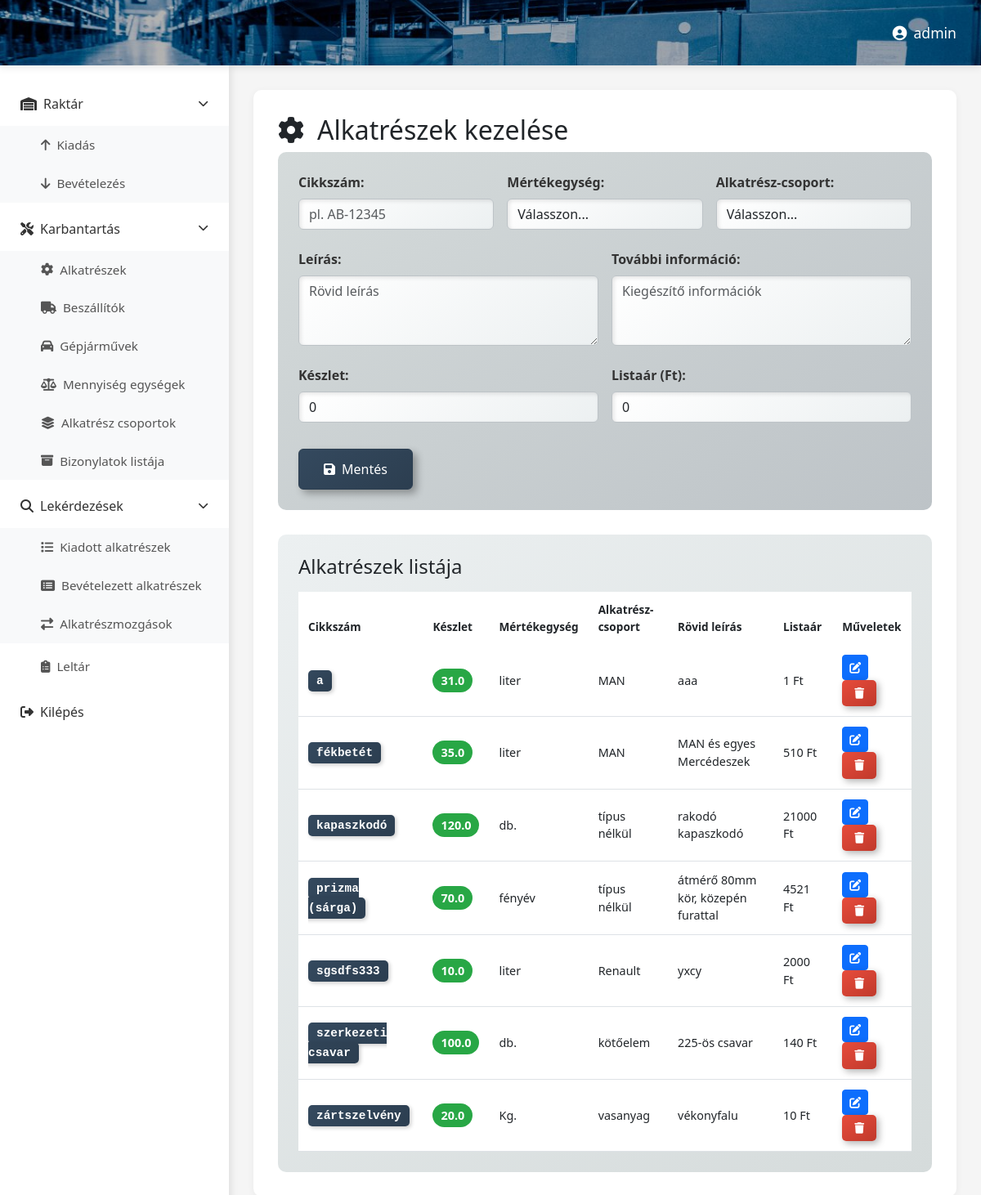
/alkatresz/ (signed in), run on an earlier commit of the app's database.
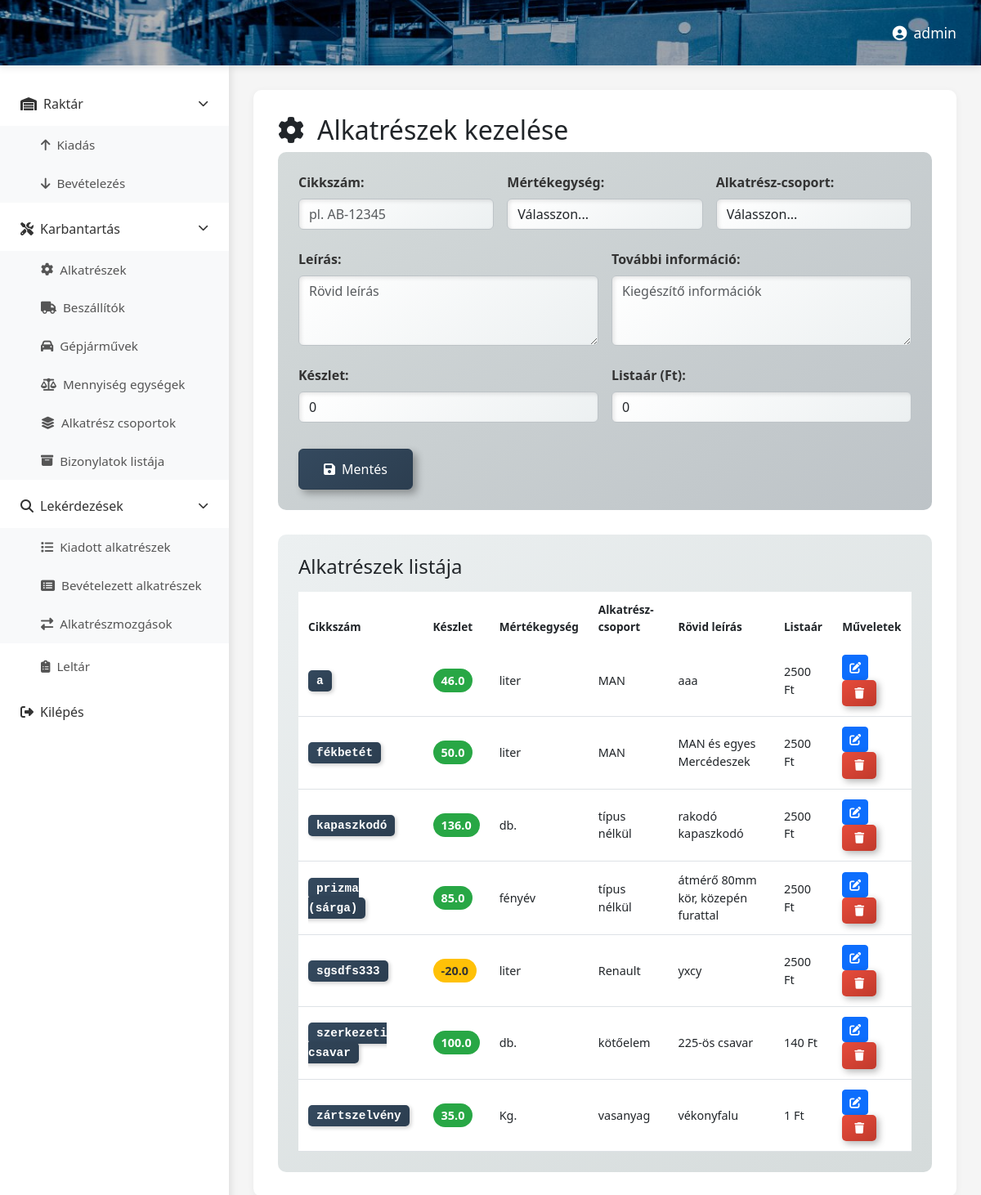
And on a later commit of the database.
### raktar/models.py (models this page shows, shortened)
class Alkatresz(models.Model):
    cikkszam = models.CharField(max_length=100, unique=True)
    leiras = models.CharField(max_length=50)
    info = models.CharField(max_length=300, blank=True, null=True)
    mertekegyseg = models.ForeignKey(Mertekegyseg, on_delete=models.PROTECT, related_name="alkatreszek")
    alkatreszcsoport = models.ForeignKey(Alkatreszcsoport, on_delete=models.PROTECT, related_name="alkatreszek")
    keszlet = models.FloatField(default=0)
    listaar = models.IntegerField()

class Mertekegyseg(models.Model):
    mertegys = models.CharField(max_length=20)

class Alkatreszcsoport(models.Model):
    alkcsop = models.CharField(max_length=50)

### raktar/views.py (the view)
# urls.py: path('alkatresz/', views.alkatresz, name='alkatresz'),
@login_required
def alkatresz(request):
    alkatreszek = Alkatresz.objects.all().order_by('cikkszam')
    mertekegysegek = Mertekegyseg.objects.all()
    alkatreszcsoportok = Alkatreszcsoport.objects.all().order_by('alkcsop')
    context = {
        'alkatreszek': alkatreszek,
        'mertekegysegek': mertekegysegek,
        'alkatreszcsoportok': alkatreszcsoportok
    }
    return render(request,'alkatresz.html', context)

### raktar/templates/alkatresz.html (shortened to what the changed rows need)
{% extends 'base.html' %}
{% load static %}
{% block extra_css %}
<link rel="stylesheet" href="{% static 'css/alkatreszek.css' %}">
{% endblock %}
{% block content %}
<div class="main-container">
    <main class="content-area">
        <div id="contentContainer">
            <h2><i class="fas fa-cog me-3"></i>Alkatrészek kezelése</h2>
            <div class="table-section mt-4">
                <div class="table-responsive">
                    <table class="table table-hover">
                        <thead>
                            <tr>
                                <th>Cikkszám</th>
                                <th>Készlet</th>
                                <th>Mértékegység</th>
                                <th>Alkatrész-csoport</th>
                                <th>Rövid leírás</th>
                                <th>Listaár</th>
                                <th>Műveletek</th>
                            </tr>
                        </thead>
                        <tbody>
                            {% for alkatresz in alkatreszek %}
                            <tr>
                                <td><span class="cikkszam-badge">{{ alkatresz.cikkszam }}</span></td>
                                <td>
                                    <span class="keszlet-badge {% if alkatresz.keszlet == 0 %}keszlet-empty{% elif alkatresz.keszlet < 10 %}keszlet-low{% endif %}">
                                        {{ alkatresz.keszlet }}
                                    </span>
                                </td>
                                <td>{{ alkatresz.mertekegyseg.mertegys }}</td>
                                <td>{{ alkatresz.alkatreszcsoport.alkcsop }}</td>
                                <td>{{ alkatresz.leiras|truncatechars:50 }}</td>
                                <td>{{ alkatresz.listaar|floatformat:0 }} Ft</td>
                                <td>
                                    <a href="{% url 'raktar:editAlkatreszById' alkatresz.id %}" class="btn btn-sm btn-primary">
                                        <i class="fas fa-edit"></i>
                                    </a>
                                    <form method="POST" action="{% url 'raktar:deleteAlkatreszById' alkatresz.id %}" style="display: inline;">
                                        <button type="submit" class="btn btn-sm btn-delete" onclick="return confirm('Biztosan törli?')">
                                            <i class="fas fa-trash"></i>
                                        </button>
                                    </form>
                                </td>
                            </tr>
                            {% endfor %}
                        </tbody>
                    </table>
                </div>
            </div>
        </div>
    </main>
</div>
{% endblock %}

What changed in the data, as far as the page shows it:
changed Alkatresz "aaa": keszlet "31.0" → "46.0"; listaar "1" → "2500"
changed Alkatresz "fékbetét": keszlet "35.0" → "50.0"; listaar "510" → "2500"
changed Alkatresz "kapaszkodó": keszlet "120.0" → "136.0"; listaar "21000" → "2500"
changed Alkatresz "prizma (sárga)": keszlet "70.0" → "85.0"; listaar "4521" → "2500"
changed Alkatresz "sgsdfs333": keszlet "10.0" → "-20.0"; listaar "2000" → "2500"
changed Alkatresz "zártszelvény": keszlet "20.0" → "35.0"; listaar "10" → "1"
